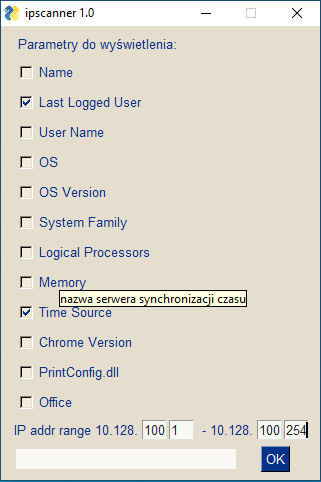

Recreate this plot in Python.
from typing import Callable
import subprocess
import csv
import os
import pathlib
import PySimpleGUI as sg
import socket
import ipaddress
import sys
import tempfile
from pefile import PE
import threading
import time
import json
import openpyxl
import datetime
import sqlite3
import yaml
import re


class Property:
    def __init__(self, name: str, func: Callable, description: str='', enabled: bool=True) -> None:
        self.name = name
        self.func = func
        self.description = description
        self.enabled = enabled

class Func:
    @staticmethod
    def get_processor_data(ip: str) -> dict:
        data = dict()
        try:
            r = Func.runPSjson(f'gwmi win32_Processor -comp {ip}')
            data['Processor'] = r['Name']
            return data
        except:
            pass
        return data

    @staticmethod
    def get_network_data(ip: str) -> dict:
        data = dict()
        try:
            #r = Func.runPSjson(f"gwmi -ClassName Win32_NetworkAdapterConfiguration -Filter \"IPEnabled='True'\" -comp {ip} |  Where-Object {{$_.PNPDeviceID -like 'PCI*'}} | select *")
            #r = Func.runPSjson(f"gwmi -ClassName Win32_NetworkAdapter -comp {ip} |  Where-Object {{($_.PNPDeviceID -like 'PCI*') -and ($_.NetEnabled )}} | select *")
            r = Func.runPSjson(f"Get-NetNeighbor {ip}")

            data['MAC Address'] = r['LinkLayerAddress']
            return data
        except:
            pass
        return data

    '''@staticmethod
    def get_WoL(ip: str) -> dict:
        data = dict()
        try:
            r = Func.runPSjson(f"$wol = gwmi -Class Win32_NetworkAdapter -Filter \"netenabled = 'true'\" -ComputerName {ip} |  Where-Object {{$_.PNPDeviceID -like 'PCI*'}}; gwmi MSPower_DeviceWakeEnable -Namespace root\wmi -ComputerName {ip}| where " + "{$_.instancename -match [regex]::escape($wol.PNPDeviceID) } | select -Property Enable")
            data['WakeOnLan'] = r['Enable']
            return data
        except:
            pass
        return data
    '''

    @staticmethod
    def get_bios_data(ip: str) -> dict:
        data = dict()
        try:
            r = Func.runPSjson(f'gwmi Win32_BIOS -comp {ip} | select *')
            data['BIOS'] = r['SMBIOSBIOSVersion']
            data['BIOS date'] = r['ReleaseDate'][:4] + '-' + r['ReleaseDate'][4:6] + '-' + r['ReleaseDate'][6:8]
            data['SerialNumber'] = r['SerialNumber']
            return data
        except:
            pass
        return data

    @staticmethod
    def get_computer_data(ip: str) -> dict:
        data = dict()
        try:
            r = Func.runPSjson(f'gwmi win32_computersystem -comp {ip}')
            data['User Name'] = r['UserName']
            data['Name'] = r['Name']
            data['System Family'] = r['SystemFamily']
            data['Logical Processors'] = r['NumberOfLogicalProcessors']
            data['Memory'] = f"{float(r['TotalPhysicalMemory']) / (2 ** 30):2.2f} GB"
            data['Model'] = r['Model']
            data['Manufacturer'] = r['Manufacturer']
            return data
        except:
            pass
        return data

    @staticmethod
    def get_disk_data(ip: str) -> dict:
        data = dict()
        try:
            r = Func.runPSjson(f'gwmi win32_logicaldisk -comp {ip} | where-object -Property DeviceID -eq "C:"')
            data['FreeSpace'] = f"{float(r['FreeSpace']) / (2 ** 30):2.2f} GB"
            data['DiskSize'] = f"{float(r['Size']) / (2 ** 30):2.2f} GB"
            return data
        except:
            pass
        return data



    @staticmethod
    def get_drivers_data(ip: str) -> dict:
        data = dict()
        try:
            r = Func.runPSjson(f'Get-WmiObject Win32_PnPSignedDriver -computer {ip} | Where-Object -Property DeviceName -EQ "Realtek PCIe GBE Family Controller"')
            data['Ethernet Driver'] = r['DriverVersion'] + ' ' + r['DeviceName']
            return data
        except:
            pass
        return data


    @staticmethod
    def get_monitor_data(ip: str) -> dict:
        data = dict()
        try:
            psqry = f'$dt = gwmi -Namespace root\\wmi -Class wmiMonitorID -comp {ip};'\
                    + r" $name = '';foreach ($i in $dt.UserFriendlyName) {$name += [char[]]$i};"\
                    + r" $sn = '';foreach ($i in $dt.SerialNumberID) {$sn += [char[]]$i};"\
                    + r" @{'Monitor YearOfManufacture'=$dt.YearOfManufacture;'Monitor Name'=$name;'Monitor SN'=$sn}"
            data = Func.runPSjson(psqry)
            data['Monitor SN'] = data['Monitor SN'].replace('\x00','')
            data['Monitor Name'] = data['Monitor Name'].replace('\x00','')
            return data
        except:
            pass
        return data

    @staticmethod
    def get_os_version(ip: str) -> dict:
        OS_VERSIONS = {
            '10.0.22000': 'Windows 11',
            '10.0.19044': 'Windows 10 (21H2)',
            '10.0.19043': 'Windows 10 (21H1)',
            '10.0.19042': 'Windows 10 (20H2)',
            '10.0.19041': 'Windows 10 (2004)',
            '10.0.18363': 'Windows 10 (1909)',
            '10.0.18362': 'Windows 10 (1903)',
            '10.0.17763': 'Windows 10 (1809)',
            '10.0.17134': 'Windows 10 (1803)',
            '10.0.16299': 'Windows 10 (1709)',
            '10.0.15063': 'Windows 10 (1703)',
            '10.0.14393': 'Windows 10 (1607)',
            '10.0.10586': 'Windows 10 (1511)',
            '10.0.10240': 'Windows 10',
            '6.3.9600': 'Windows 8.1 (Update 1)',
            '6.3.9200': 'Windows 8.1',
            '6.2.9200': 'Windows 8',
            '6.1.7601': 'Windows 7 SP1',
            '6.1.7600': 'Windows 7'
        }
        data = dict()
        try:
            r = Func.runPSjson(f'Get-WmiObject Win32_OperatingSystem -ComputerName {ip}')
            # for key in r.keys():
            #    print(key, ':', r[key])
            data['OS'] = r['Caption'] + ' ' + r['OSArchitecture']
            data['OS Version'] = OS_VERSIONS.get(r['Version'], 'build '+ r['Version'])
            # data['SerialNumber'] = r['SerialNumber']
            return data
        except:
            pass
        return data

    @staticmethod
    def get_office_version(ip: str) -> dict:
        data=dict()
        try:
            r = Func.runPSjson(f'Get-WmiObject win32_product -ComputerName {ip} |  ' + 'where{$_.Name -like "Microsoft Office Standard*" -or $_.Name -like "Microsoft Office Professional*"} | select Name,Version')
            # for key in r.keys():
            #    print(key, ':', r[key])
            data['Office'] = r['Name'] # + ' (' + r['Version'] +')'
            return data
        except:
            pass
        return data

    @staticmethod
    def get_software_installed(ip: str) -> dict:
        data=dict()
        try:
            r = Func.runPSjson(f'Get-WmiObject win32_product -ComputerName {ip} | ' + 'select Name,Version,Vendor')
            data['Software'] = ''
            for item in r:
                data['Software'] = data['Software'] + item['Name']  + ' (' + item['Version'] +')\n'
                item_found = re.search('CorelDRAW.*Draw',item['Name'])
                if item_found:
                    data['Corel'] = item['Name']  + ' (' + item['Version'] +')'
                item_found = re.search('Microsoft Office Standard.*',item['Name'])
                if item_found:
                    data['Office'] = item['Name']  + ' (' + item['Version'] +')'
                item_found = re.search('Microsoft Office Professional.*',item['Name'])
                if item_found:
                    data['Office'] = item['Name']  + ' (' + item['Version'] +')'
                item_found = re.search('ABBYY PDF Transformer.*',item['Name'])
                if item_found:
                    data['ABBYY PDF Transformer'] = item['Name']  + ' (' + item['Version'] +')'
                item_found = re.search('Java \\d.*',item['Name'])
                data_java = ''
                if item_found:
                    data_java = item['Vendor'] + ' ' + item['Name']  + ' (' + item['Version'] +')'
                    data['Java'] = data_java
                item_found = re.search('.*JRE \\d.*', item['Name'])
                if item_found:
                    data['Java'] = data_java + item['Vendor'] + ' ' + item['Name'] + ' (' + item['Version'] + ')'
            return data
        except:
            pass
        return data


    @staticmethod
    def runPSjson(cmd: str) -> str:
        try:
            ps = subprocess.Popen(["powershell", "-Command", cmd + ' | ConvertTo-json'],
                                  stdin=subprocess.PIPE, stdout=subprocess.PIPE, stderr=subprocess.PIPE,
                                  creationflags=subprocess.CREATE_NO_WINDOW)
            data, errs = ps.communicate(timeout=120) #[0]
            data = data.decode(encoding='cp852')
            return json.loads(data)
        except subprocess.TimeoutExpired as e:
            ps.kill()
            data, errs = ps.communicate() #[0]
            print(errs)
            return dict()

    @staticmethod
    def get_time_source(ip: str) -> dict:
        data = dict()
        try:
            #r = Func.runPS(f'w32tm /query /status /computer:{ip} | Select-String -Pattern "^Source:.*"')
            #data['Time Source'] = r['Line'].replace('Source: ', '')
            r = Func.runPSjson(f'w32tm /query /status /computer:{ip}')
            data_temp=dict()
            for parm in r:
                try:
                    pair = parm.split(':', 1)
                    data_temp[pair[0]] = pair[1].strip()
                except:
                    pass
            data['Time Source'] = data_temp['Source'] + ' / ' + data_temp['Last Successful Sync Time']
            return data
        except:
            pass
        return data

    @staticmethod
    def get_last_user(ip: str) -> dict:
        try:
            last = (None, 0)
            for user in os.scandir(r'\\' + ip + r'\c$\Users'):
                if user.name == 'All Users':
                    continue
                moje_konto = pathlib.Path('\\\\' + ip + '\\c$\\Users\\' + user.name + '\\Desktop\\Moje konto.url')
                if moje_konto.exists():
                    if moje_konto.stat().st_mtime > last[1]:
                        last = user.name, moje_konto.stat().st_mtime
                    #logs.append((user.name, datetime.datetime.fromtimestamp(moje_konto.stat().st_mtime)))
                    #print(user, datetime.datetime.fromtimestamp(moje_konto.stat().st_mtime).isoformat())
            return {'Last Logged User': last[0]}
        except PermissionError:
            return {'Last Logged User': ''}


    @staticmethod
    def get_last_doc_time(ip: str) -> dict:
        try:
            last = (None, 0)
            for user in os.scandir(r'\\' + ip + r'\c$\Users'):
                if user.name == 'All Users':
                    continue
                recent_path = pathlib.Path('\\\\' + ip + '\\c$\\Users\\' + user.name + '\\AppData\\Roaming\\Microsoft\\Office\\Ostatnie')
                if recent_path.exists():
                    if recent_path.stat().st_mtime > last[1]:
                        last = user.name, recent_path.stat().st_mtime
            return {'Last Doc Time': datetime.date.fromtimestamp(last[1]).isoformat()}
        except PermissionError:
            return {'Last Doc Time': ''}



    @staticmethod
    def detect_on(ip: str) -> bool:
        s = socket.socket(socket.AF_INET, socket.SOCK_STREAM)
        s.settimeout(0.2)
        try:
            s.connect((ip, 445))
            return True
        except socket.error as e:
            return False
        s.close()

    @staticmethod
    def get_version(path):
        '''podaje wersję pliku podanego w path'''
        pe = PE(path)
        if not 'VS_FIXEDFILEINFO' in pe.__dict__:
            return
        if not pe.VS_FIXEDFILEINFO:
            return
        verinfo = pe.VS_FIXEDFILEINFO[0]
        wersja_pliku = (verinfo.FileVersionMS >> 16, verinfo.FileVersionMS & 0xFFFF,
                             verinfo.FileVersionLS >> 16, verinfo.FileVersionLS & 0xFFFF)
        wersja_produktu = (verinfo.ProductVersionMS >> 16, verinfo.ProductVersionMS & 0xFFFF,
                                verinfo.ProductVersionLS >> 16, verinfo.ProductVersionLS & 0xFFFF)
        if wersja_produktu[0] == wersja_pliku[0] and wersja_produktu[1] == wersja_pliku[1] and wersja_produktu[2] == wersja_pliku[2]:
            wersja = ".".join(str(i) for i in wersja_pliku)
        else:
            wersja = str(wersja_produktu[0]) + '.' + ".".join(str(i) for i in wersja_pliku)
        return wersja

    @staticmethod
    def get_chrome_version(ip):
        wersja = ''
        try:
            if not isinstance(ip, str):
                ip=ip.__str__()
            filename = f'\\\\{ip}\\c$\\Program Files\\Google\\Chrome\\Application\\chrome.exe'
            if os.path.isfile(filename):
                wersja = Func.get_version(filename)
            filename = f'\\\\{ip}\\c$\\Program Files (x86)\\Google\\Chrome\\Application\\chrome.exe'
            if os.path.isfile(filename):
                wersja = Func.get_version(filename)
        except:
            pass
        return {"Chrome Version": wersja}

    @staticmethod
    def get_firefox_version(ip):
        wersja = ''
        try:
            if not isinstance(ip, str):
                ip=ip.__str__()
            filename = f'\\\\{ip}\\c$\\Program Files\\Mozilla Firefox\\firefox.exe'
            if os.path.isfile(filename):
                wersja = Func.get_version(filename)
            wersja = Func.get_firefox_config(ip) + wersja
        except:
            pass
        return {"Firefox Version": wersja}


    @staticmethod
    def get_firefox_config(ip):
        cfg = '-'
        filename = f'\\\\{ip}\\c$\\Program Files\\Mozilla Firefox\\mozilla.cfg'
        if os.path.isfile(filename):
            if datetime.datetime.fromtimestamp(os.path.getmtime(filename)) > datetime.datetime(year=2022, month=5, day=1):
                cfg = '*'
        js = '-'
        filename = f'\\\\{ip}\\c$\\Program Files\\Mozilla Firefox\\defaults\\pref\\autoconfig.js'
        if os.path.isfile(filename):
            if datetime.datetime.fromtimestamp(os.path.getmtime(filename)) > datetime.datetime(year=2022, month=5, day=1):
                js = '*'
        return cfg + js


    @staticmethod
    def get_irfanview_version(ip):
        wersja = ''
        try:
            if not isinstance(ip, str):
                ip=ip.__str__()
            filename = f'\\\\{ip}\\c$\\Program Files (x86)\\IrfanView\\i_view32.exe'
            if os.path.isfile(filename):
                wersja = Func.get_version(filename)
        except:
            wersja = '---'
        return {"irfanview Version": wersja}

    @staticmethod
    def get_7zip_version(ip):
        wersja = ''
        try:
            if not isinstance(ip, str):
                ip=ip.__str__()
            filename = f'\\\\{ip}\\c$\\Program Files\\7-Zip\\7zFM.exe'
            if os.path.isfile(filename):
                wersja = Func.get_version(filename)
        except:
            wersja = '---'
        return {"7-Zip Version": wersja}

    @staticmethod
    def exists_printconfig(ip):
        if not isinstance(ip, str):
            ip=ip.__str__()
        if os.path.isfile(r'\\' + ip + r'\c$\Windows\System32\spool\drivers\x64\3\Printconfig.dll' ):
            return {'PrintConfig.dll': 'OK'}
        else:
            return {'PrintConfig.dll': '-'}

properties = (
    Property('Name', Func.get_computer_data, 'nazwa komputera', False),
    Property('MAC Address', Func.get_network_data, 'adres MAC aktywnej karty sieciowej', True),
    #Property('WakeOnLan', Func.get_WoL, 'czy włączona jest funkcja Wake on LAN', False),
    Property('Last Logged User', Func.get_last_user, 'ostatni zalogowany użytkownik', True),
    Property('User Name', Func.get_computer_data, 'zalogowany użytkownik', False),
    Property('OS', Func.get_os_version, 'system operacyjny', False),
    Property('OS Version', Func.get_os_version, 'wersja (wydanie) systemu operacyjnego', False),
    Property('Manufacturer', Func.get_computer_data, 'producent komputera', False),
    Property('System Family', Func.get_computer_data, 'model komputera', False),
    Property('Model', Func.get_computer_data, 'model komputera', False),
    Property('SerialNumber', Func.get_bios_data, 'numer seryjny komputera', False),
    Property('BIOS', Func.get_bios_data, 'wersja BIOSu', False),
    Property('BIOS date', Func.get_bios_data, 'data wydania BIOSu', False),
    Property('Processor', Func.get_processor_data, 'typ procesora', False),
    Property('Logical Processors', Func.get_computer_data, 'liczba procesorów logicznych', False),
    Property('Memory', Func.get_computer_data, 'całkowita pamięć fizyczna komputera', False),
    Property('Time Source', Func.get_time_source, 'nazwa serwera synchronizacji czasu i czas ostatniej synchronizacji', False),
    Property('Chrome Version', Func.get_chrome_version, 'wersja przeglądarki chrome', False),
    Property('Firefox Version', Func.get_firefox_version, 'wersja przeglądarki Firefox', False),
    Property('PrintConfig.dll', Func.exists_printconfig, 'obecnośc pliku PrintConfig.dll potrzebnego do drukowania z aplikacji UPW', False),
#    Property('Office', Func.get_office_version, 'wersja programu Office', False),
    Property('Office', Func.get_software_installed, 'wersja programu Office', False),
    Property('Last Doc Time', Func.get_last_doc_time, 'czas ostatniego otwartego dokmentu Office', False),
    Property('Corel', Func.get_software_installed, 'wersja programu Corel', False),
    Property('ABBYY PDF Transformer', Func.get_software_installed, 'wersja programu ABBYY PDF Transformer', False),
    Property('Java', Func.get_software_installed, 'wersja programu Java', False),
    Property('irfanview Version', Func.get_irfanview_version, 'wersja programu irfanview', False),
    Property('7-Zip Version', Func.get_7zip_version, 'wersja programu 7-Zip', False),
    Property('Software', Func.get_software_installed, 'zainstalowane oprogramowanie', False),
    Property('Monitor YearOfManufacture', Func.get_monitor_data, 'rok produkcji monitora', False),
    Property('Monitor Name', Func.get_monitor_data, 'model monitora', False),
    Property('Monitor SN', Func.get_monitor_data, 'numer seryjny monitora', False),
    Property('Ethernet Driver', Func.get_drivers_data, 'wesja sterownika Realtek PCIe GBE Family Controller', False),
    Property('DiskSize', Func.get_disk_data, 'pojemność dysku C:', False),
    Property('FreeSpace', Func.get_disk_data, 'wolne miejsce na dysku C:', False),
)

def get_params():
    global window
    my_ip = get_my_ip()
    sg.theme('LightBrown1')
    #layout = [[sg.Text("Parametry do wyświetlenia:")]]
    layout=[]
    columns = []
    column = []
    column_len = 8
    for pr_no, pr in enumerate(properties):
        if not pr_no % column_len:
            column = []
        column.append([sg.Checkbox(text=pr.name, tooltip=pr.description, default=pr.enabled, key='property-' + pr.name),])
        if len(column) == column_len:
            columns.append(sg.Column(column))
            if pr_no != len(properties) -1:
                columns.append(sg.VerticalSeparator(color='light grey'))
            column = []
    if len(column):
        columns.append(sg.Column(column, vertical_alignment='top'))
    layout.append(columns)

    layout.append([sg.Checkbox(text='export to Excel', default=False, key='save-xlsx', tooltip='Zapis wyników wyszukiwania do pliku Excela.')],)
    layout.append([sg.Submit("OK", pad=((20, 10), 3)),])
    layout.append([sg.HorizontalSeparator()], )
    layout.append([sg.Checkbox(text='use the following addr range', default=False, key='use-iprange',
                               tooltip='Użycie poiższego zakresu adresów zamiast podanego w pliku konfiguracujnym.')])
    layout.append([sg.Text(f'IP addr range ', pad=(1,3)),
                   sg.InputText(size=(3, 1), default_text=my_ip[0], key='ips1', pad=(1, 3)),
                   sg.InputText(size=(3, 1), default_text=my_ip[1], key='ips2', pad=(1, 3)),
                   sg.InputText(size=(3, 1), default_text=my_ip[2], key='ips3', pad=(1, 3)),
                   sg.InputText(size=(3, 1), default_text='1', key='ips4', pad=(1, 3)),
                   sg.Text(f' - ', pad=(1,3)),
                   sg.InputText(size=(3,1), default_text=my_ip[0], key='ipe1', pad=(1,3)),
                   sg.InputText(size=(3,1), default_text=my_ip[1], key='ipe2', pad=(1,3)),
                   sg.InputText(size=(3,1), default_text=my_ip[2], key='ipe3', pad=(1,3)),
                   sg.InputText(size=(3,1), default_text='170', key='ipe4', pad=(1,3))])
    #layout.append([sg.HorizontalSeparator()],)
    layout.append([sg.ProgressBar(1, orientation='h', size=(20, 20), key='progress'),],)
    #layout.append([sg.HorizontalSeparator()], )
    layout.append([ sg.Button("Update database", button_color='red3', tooltip='Odpytanie komputerów w zakresie wszystkich właściwosći i aktualizacja bazy danych.\nTrwa długo.\n Można zawęzić zakres adresacji opcją powyżej.'),])
    #layout.append([sg.ProgressBar(1, orientation='h', size=(20, 20), key='progress')],)
    window = sg.Window("ipscanner 2.0 beta", layout)
    while True:
        event, values = window.read()
        if event == "OK":
            # TODO disable controls of the form
            window.Element('OK').update(disabled=True)
            break
        if event == sg.WIN_CLOSED:
            sys.exit(0)
            # TODO close running threads
        if event == "Update database":
            window.Element("Update database").update(disabled=True)
            return {'Update database': True}

    #window.close()
    prop_list = [k.replace('property-', '') for k,v in values.items() if v and k.startswith('property-')]
    fun_list = {p.func for p in properties if p.name in prop_list}  #lista funkcji do wykonania
    prop_list = ['No', 'IP'] + prop_list  + ['Time',] #lista kolumn do wyświetlenia
    return {'property_list': prop_list, 'function_list': fun_list, 'use-iprange': values['use-iprange'],
            'ips1': values['ips1'], 'ips2': values['ips2'], 'ips3': values['ips3'], 'ips4': values['ips4'],
            'ipe1': values['ipe1'], 'ipe2': values['ipe2'], 'ipe3': values['ipe3'], 'ipe4': values['ipe4'],
            'save-xlsx': values['save-xlsx'],}

def get_my_ip():
    return socket.gethostbyname(socket.gethostname()).split('.')

def display_table(table, header):
    fn = tempfile.TemporaryFile().name
    with open(fn, 'w', newline='\n') as csvfile:
        writer = csv.DictWriter(csvfile, fieldnames=header)
        writer.writeheader()
        for data in table:
            writer.writerow(data)
    ps = subprocess.Popen(["powershell", "-Command", f"Import-Csv -path {fn} | Out-GridView -Wait"],
                          creationflags=subprocess.CREATE_NO_WINDOW)

def clear_data(data: dict, header: list) -> dict:
    d = dict()
    for key in header:
        try:
            d[key] = data[key]
        except KeyError:
            d[key] = 'n/a'
    return d

def check_computer(ip: ipaddress, no: int, cfg: dict, table: list) -> None:
    global cnt_done
    if Func.detect_on(ip.__str__()):
        data = {'No': f'{no:03}', 'IP': ip.__str__()}
        for f in cfg['function_list']:
            data.update(f(ip.__str__()))
        data.update({'Time': datetime.datetime.now().isoformat(sep=' ')[:19]})
        lock.acquire()
        table.append(clear_data(data, cfg['property_list']))
        lock.release()
    lock.acquire()
    cnt_done = cnt_done + 1
    lock.release()

def save_xls(table, header):
    filename = sg.popup_get_file('Save as',
    title = None,
    default_path = "",
    default_extension = ".xlsx",
    save_as = True,
    multiple_files = False,
    file_types = (('Excel files', '*.xlsx'), ('ALL Files', '*.*')),
    no_window = True,
    no_titlebar = False,
    grab_anywhere = False,
    keep_on_top = True,
    location = (None, None),
    initial_folder = None,
    image = None,
    files_delimiter = ";",
    modal = True,
    history = False,
    history_setting_filename = None)
    if filename:
        wb = openpyxl.Workbook()
        ws = wb.active
        ws.append(header)
        for data in table:
            row=[]
            for field in header:
                row.append(data[field])
            ws.append(row)
        wb.save(filename)

def update_xlsx(table, header):
    wb = openpyxl.load_workbook(filename=config['DBfile'])
    for s in range(len(wb.sheetnames)):
        if wb.sheetnames[s] == 'DB':
            break
    wb.active = s
    ws = wb.active
    for data in table:
        row = []
        for field in header:
            row.append(str(data[field]))
        exists = False
        for r in range(2, ws.max_row+1):
            if ws.cell(row=r, column=12).value == data['SerialNumber']: #column = column z s/n
                for c,d in enumerate(row, 1):
                    ws.cell(row=r, column=c).value = d
                exists = True
                break
        if not exists:
            ws.append(row)
    wb.save(config['DBfile'])


def database_update(table, header):
    if not ('Name' in header and 'MAC Address' and 'Last Logged User' in header):
        return
    con = sqlite3.connect('computers.sqlite')
    cur = con.cursor()
    try:
        cur.execute('''CREATE TABLE computers
                       (name text, ip text, mac text, user text, time text)''')
        con.commit()
    except:
        pass
    for record in table:
        cur.execute("INSERT INTO computers VALUES (" +
                    f"\'{record['Name']}\', \'{record['IP']}\', \'{record['MAC Address']}\', \'{record['Last Logged User']}\', \'{record['Time']}\')" )
    con.commit()
    con.close()

def get_config():
    global config
    try:
        with open(r'config.yaml', encoding='utf8') as yf:
            config = yaml.full_load(yf)
        config['ips'] = []
        for addr_range in config['IPranges']:
            ip_start, ip_end = addr_range.split('-')
            ip = ipaddress.ip_address(ip_start)
            while ip <= ipaddress.ip_address(ip_end):
                config['ips'].append(ip)
                ip = ip + 1
    except FileNotFoundError:
        print('brak pliku config.yaml')
        sys.exit(1)

cnt_done = 0

if __name__ == '__main__':
    cfg = get_params()
    get_config()
    if cfg.get('Update database', False):
        cfg['property_list'] = []
        for p in properties:
            cfg['property_list'].append(p.name)
        cfg['function_list'] = {p.func for p in properties if p.name in cfg['property_list']}
        cfg['property_list'] = ['No', 'IP'] + cfg['property_list'] + ['Time']
    else:
        if(cfg['use-iprange']):
            try:
                config['ips'] = []
                ip_start = ipaddress.ip_address(cfg['ips1'] + '.' + cfg['ips2'] + '.' + cfg['ips3'] + '.' + cfg['ips4'])
                ip_end = ipaddress.ip_address(cfg['ipe1'] + '.'  + cfg['ipe2'] + '.'  + cfg['ipe3'] + '.' +cfg['ipe4'])
                if ip_start > ip_end:
                    raise ValueError
                ip=ip_start
                while ip <= ipaddress.ip_address(ip_end):
                    config['ips'].append(ip)
                    ip = ip + 1
            except ValueError:
                sg.popup_ok('Błędny adres IP.', auto_close=True, auto_close_duration=3)
                sys.exit(1)
    table = []
    cnt_done = 0
    lock = threading.Lock()
    no = 1
    threads = []
    for ip in config['ips']:
        t = threading.Thread(target=check_computer, args=(ip, no, cfg, table,))
        threads.append(t)
        t.start()
        no = no + 1
        ip = ip + 1
    while threading.active_count() > 1:
        time.sleep(0.5)
        window['progress'].UpdateBar(cnt_done, len(config['ips']))
        print(threading.active_count())
    window['progress'].UpdateBar(1,1)
    time.sleep(0.3)
    for t in threads:
        t.join()
    window.close()
    table = sorted(table, key=lambda i:i['No'])
    for r in range(len(table)):
        table[r]['No'] = f'{r+1:03}'
    if cfg.get('save-xlsx', False):
        save_xls(table, cfg['property_list'])
    if cfg.get('Update database', False):
        update_xlsx(table, cfg['property_list'])
    display_table(table, cfg['property_list'])
